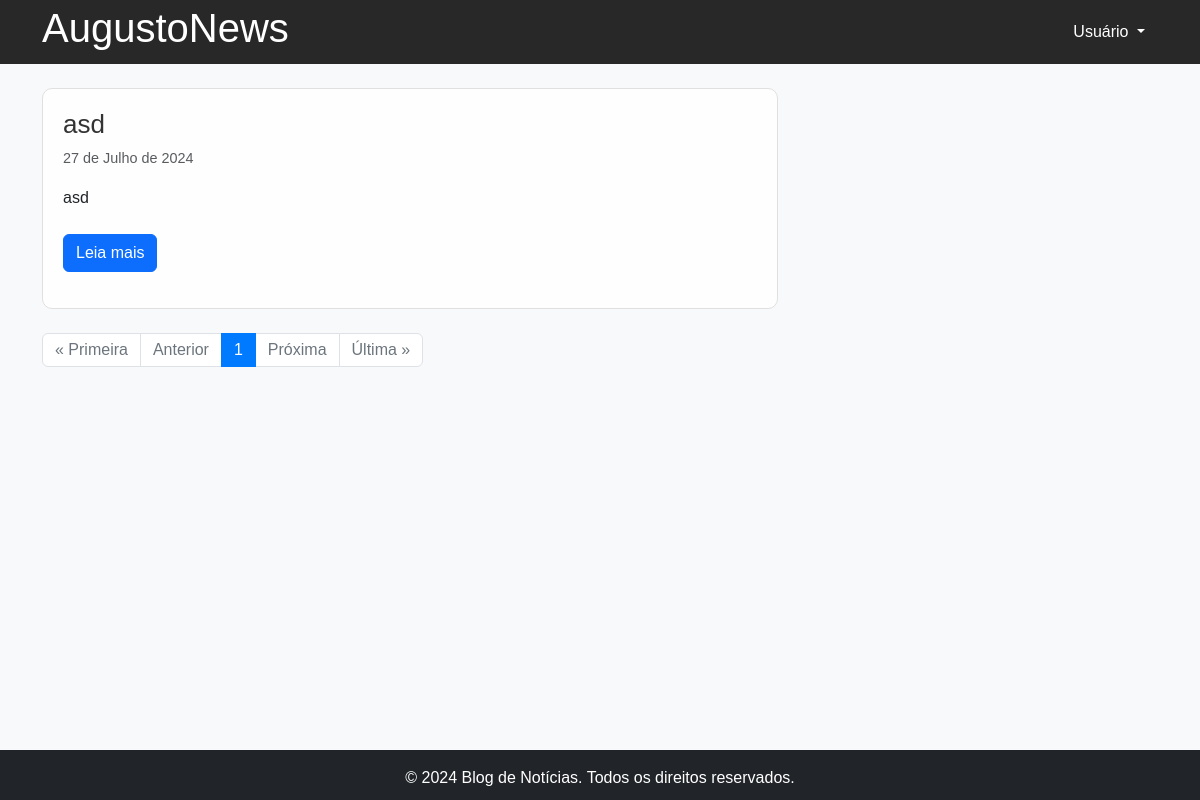
Screenshot of /lista with the database file from the repository.
### posts/models.py (models this page shows, shortened)
class Post(models.Model):
    titulo = models.CharField(max_length=200)
    slug = models.SlugField(max_length=200, unique=True)
    autor = models.ForeignKey(User, on_delete=models.CASCADE)
    conteudo = models.TextField()
    criado_em = models.DateField(auto_now=True)
    atualizado_em = models.DateField(auto_now=True)
    publicado = models.BooleanField(default=True)

### posts/views.py (the view)
# urls.py: path('lista', listPost.as_view(), name='listaPostagem'),
class listPost(ListView):
    model = Post
    template_name = 'pagina_inicial.html'
    context_object_name = "postagem"
    paginate_by = '5'
    def get_queryset(self):
        return Post.objects.order_by('-id')

### posts/templates/pagina_inicial.html (shortened to what this page needs)
<!DOCTYPE html>
<html lang="pt-br">
    {% extends "base.html" %}
    {% load static %}
    {% block content %}
<body>
    <main class="container">
        <div class="row">
            <div class="col-md-8">
                {% if postagem %}
                    {% for post in postagem %}
                        {% if post.publicado %}
                        <article class="mb-4">
                            <h2>{{ post.titulo }}</h2>
                            <p class="text-muted">{{ post.criado_em}}</p>
                            <p>{{ post.conteudo|slice:":200" }}{% if post.conteudo|length > 200 %}...</p>{% else %} <br><br> {% endif %}
                            <a href="{% url 'detalhaPostagem' post.pk %}" class="btn btn-primary">Leia mais</a>
                        </article>
                        {% endif %}
                    {% endfor %}
                {% else %}
                    <h1>Não temos postagens no momento</h1>
                {% endif %}
                <nav aria-label="Page navigation example" class="mt-4">
                    <ul class="pagination">
                        {% if page_obj.has_previous %}
                            <li class="page-item"><a class="page-link" href="?page=1">&laquo; Primeira</a></li>
                            <li class="page-item"><a class="page-link" href="?page={{ page_obj.previous_page_number }}">Anterior</a></li>
                        {% else %}
                            <li class="page-item disabled"><span class="page-link">&laquo; Primeira</span></li>
                            <li class="page-item disabled"><span class="page-link">Anterior</span></li>
                        {% endif %}
                        {% for num in page_obj.paginator.page_range %}
                            {% if page_obj.number == num %}
                                <li class="page-item active"><span class="page-link">{{ num }}</span></li>
                            {% elif num > page_obj.number|add:-3 and num < page_obj.number|add:3 %}
                                <li class="page-item"><a class="page-link" href="?page={{ num }}">{{ num }}</a></li>
                            {% endif %}
                        {% endfor %}
                        {% if page_obj.has_next %}
                            <li class="page-item"><a class="page-link" href="?page={{ page_obj.next_page_number }}">Próxima</a></li>
                            <li class="page-item"><a class="page-link" href="?page={{ page_obj.paginator.num_pages }}">Última &raquo;</a></li>
                        {% else %}
                            <li class="page-item disabled"><span class="page-link">Próxima</span></li>
                            <li class="page-item disabled"><span class="page-link">Última &raquo;</span></li>
                        {% endif %}
                    </ul>
                </nav>
            </div>
            <div class="col-md-4">
            </div>
        </div>
    </main>
    {% endblock %}

### posts/static/style.css (style rules this page uses)
body { font-family: Arial, sans-serif; background-color: #f8f9fa; }
h1, h2, h3 { font-family: 'Arial', sans-serif; }
article { background-color: #ffffffdd; padding: 20px; border: 1px solid #e0e0e0; border-radius: 10px; }
article h2 { color: #333; font-size: 26px; }
article p.text-muted { font-size: 0.9rem; color: #777; }

### rows the page displays
Post: titulo "asd", criado_em "27 de Julho de 2024", conteudo "asd"

### other values shown
{{ num }} "1"
